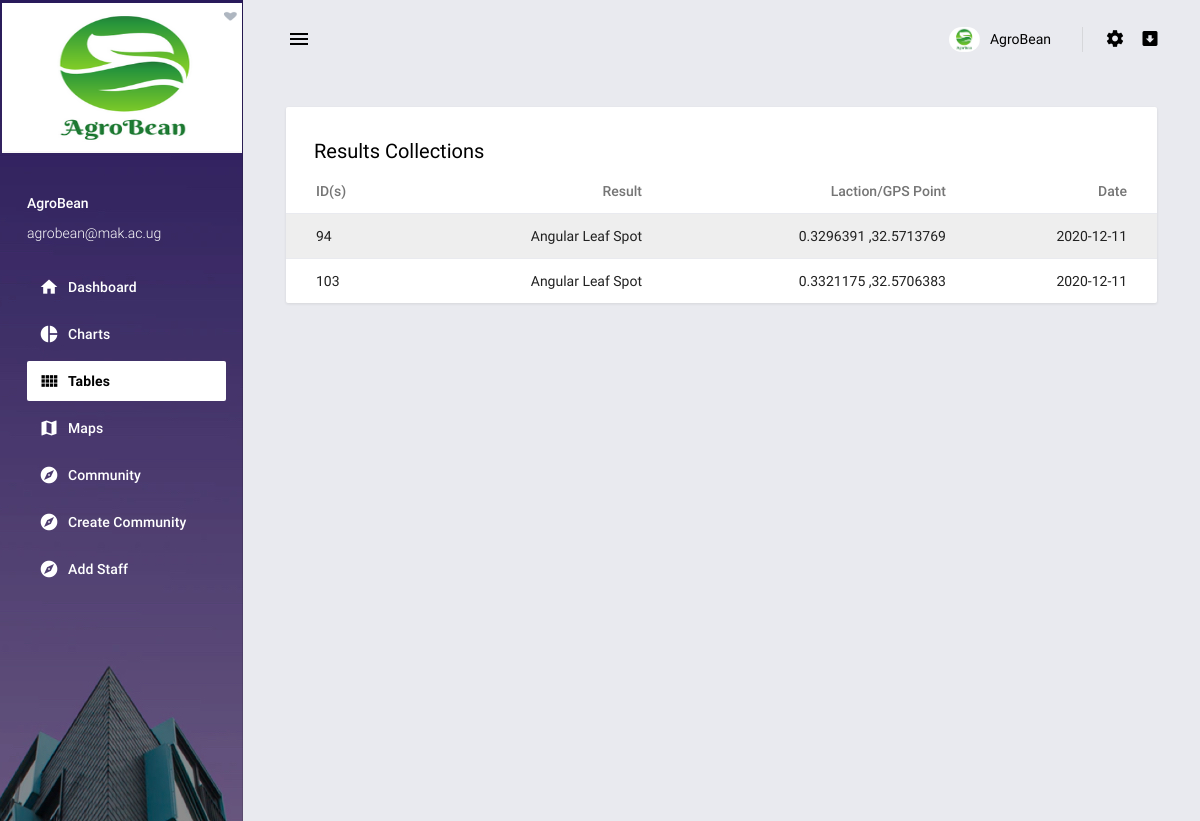
/tables, run on an earlier commit of the app's database.
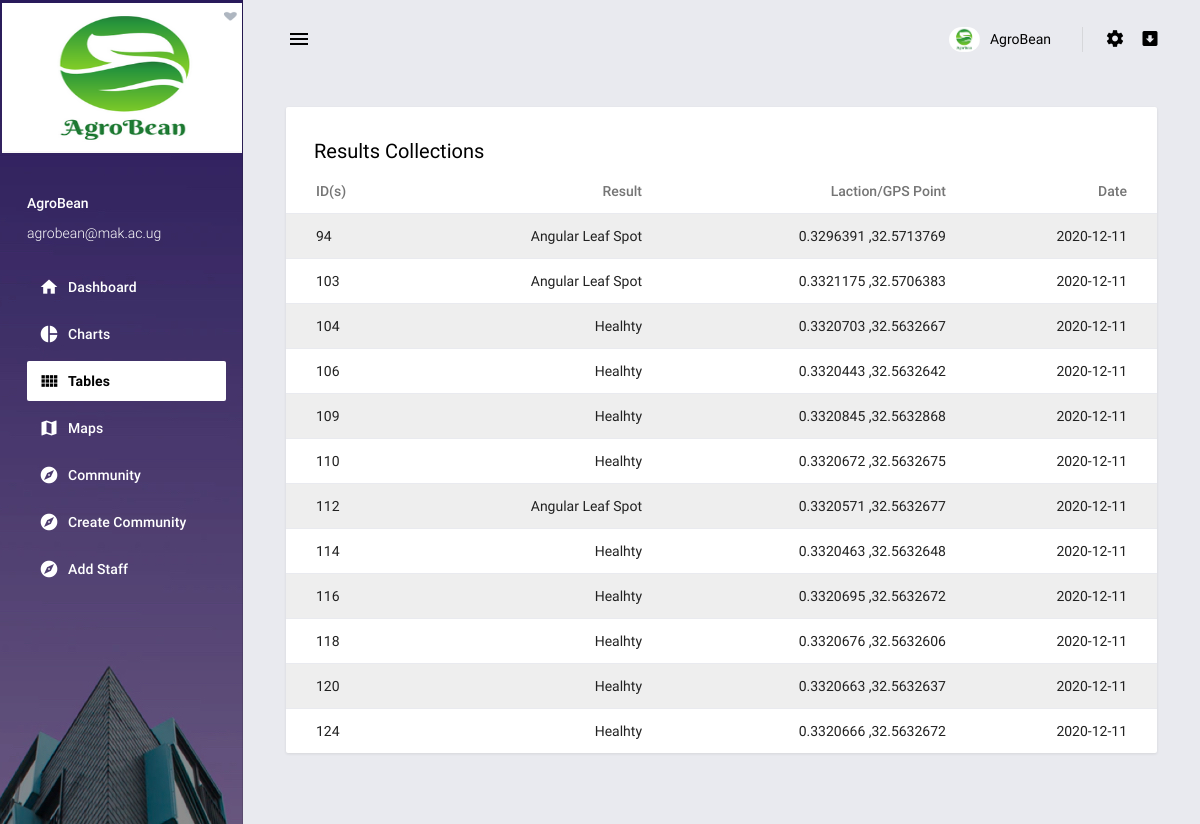
And on a later commit of the database.
### tables this page shows
CREATE TABLE "agrobean_results" (
	`id`	INTEGER,
	`result`	TEXT,
	`location`	TEXT,
	`date`	INTEGER,
	PRIMARY KEY(`id`)
);

### app.py (the view)
@app.route('/tables',methods=['GET','POST'])
def tables():
    results=db_connect.execute('select * from agrobean_results')
    return render_template('basic-tables.html',tables=results)

### templates/basic-tables.html (shortened to what this page needs)
{% extends "base.html" %}
{% block content %}
        <main class="content-wrapper">
          <div class="mdc-layout-grid">
            <div class="mdc-layout-grid__inner">
              <div class="mdc-layout-grid__cell stretch-card mdc-layout-grid__cell--span-12">
                <div class="mdc-card p-0">
                  <h6 class="card-title card-padding pb-0">Results Collections</h6>
                  <div class="table-responsive">
                    <table class="table table-striped">
                      <thead>
                        <tr>
                          <th class="text-left">ID(s)</th>
                          <th>Result</th>
                          <th>Laction/GPS Point</th>
                          <th>Date</th>
                        </tr>
                      </thead>
                      <tbody>
                      {% for table in tables %}
                        <tr>
                          <td class="text-left">{{table[0]}}</td>
                          <td>{{table[1]}}</td>
                          <td>{{table[2]}}</td>
                          <td>{{table[3]}}</td>
                        </tr>
                       {% endfor %}
                      </tbody>
                    </table>
                  </div>
                </div>
              </div>
            </div>
          </div>
        </main>
{% endblock %}

### templates/base.html (shortened to what this page needs)
<!DOCTYPE html>
<html lang="en">
<head>
  <link rel="stylesheet" href="{{url_for('static',filename='assets/vendors/mdi/css/materialdesignicons.min.css')}}">
  <link rel="stylesheet" href="{{url_for('static',filename='assets/vendors/css/vendor.bundle.base.css')}}">
  <link rel="stylesheet" href="{{url_for('static',filename='assets/vendors/flag-icon-css/css/flag-icon.min.css')}}">
  <link rel="stylesheet" href="{{url_for('static',filename='assets/vendors/jvectormap/jquery-jvectormap.css')}}">
  <link rel="stylesheet" href="{{url_for('static',filename='assets/css/demo/style.css')}}">
</head>
<body>
  <div class="body-wrapper">
    <aside class="mdc-drawer mdc-drawer--dismissible mdc-drawer--open">
      <div class="mdc-drawer__header">
        <a href="{{url_for('index')}}" class="brand-logo">
          <img src="{{url_for('static',filename='assets/images/logo3.png')}}" alt="logo" style="width:250px;height:150px;margin-left:-25px;margin-top:-25px;">
        </a>
      </div>
      <div class="mdc-drawer__content">
        <div class="user-info">
          <p class="name">AgroBean</p>
          <p class="email">agrobean@mak.ac.ug</p>
        </div>
        <div class="mdc-list-group">
          <nav class="mdc-list mdc-drawer-menu">
            <div class="mdc-list-item mdc-drawer-item">
              <a class="mdc-drawer-link" href="{{url_for('index')}}">
                <i class="material-icons mdc-list-item__start-detail mdc-drawer-item-icon" aria-hidden="true">home</i>
                Dashboard
              </a>
            </div>
            <div class="mdc-list-item mdc-drawer-item">
              <a class="mdc-drawer-link" href="{{url_for('charts')}}">
                <i class="material-icons mdc-list-item__start-detail mdc-drawer-item-icon" aria-hidden="true">pie_chart</i>
                Charts
              </a>
            </div>
              <div class="mdc-list-item mdc-drawer-item">
              <a class="mdc-drawer-link" href="{{url_for('tables')}}">
                <i class="material-icons mdc-list-item__start-detail mdc-drawer-item-icon" aria-hidden="true">view_comfy</i>
                Tables
              </a>
            </div>
            <div class="mdc-list-item mdc-drawer-item">
              <a class="mdc-drawer-link" href="{{url_for('maps')}}">
                <i class="material-icons mdc-list-item__start-detail mdc-drawer-item-icon" aria-hidden="true">map</i>
                  Maps
              </a>
            </div>
              <div class="mdc-list-item mdc-drawer-item">
              <a class="mdc-drawer-link" href="https://visionhospital.000webhostapp.com/view_article.php" target="_blank">
                <i class="material-icons mdc-list-item__start-detail mdc-drawer-item-icon" aria-hidden="true">explore</i>
                  Community
              </a>
            </div>
            <div class="mdc-list-item mdc-drawer-item">
              <a class="mdc-drawer-link" href="https://visionhospital.000webhostapp.com/upload.php" target="_blank">
                <i class="material-icons mdc-list-item__start-detail mdc-drawer-item-icon" aria-hidden="true">explore</i>
                  Create Community
              </a>
            </div>
            <div class="mdc-list-item mdc-drawer-item">
              <a class="mdc-drawer-link" href="{{url_for('register_staff')}}">
                <i class="material-icons mdc-list-item__start-detail mdc-drawer-item-icon" aria-hidden="true">explore</i>
                  Add Staff
              </a>
            </div>
          </nav>
        </div>
      </div>
    </aside>
    <div class="main-wrapper mdc-drawer-app-content">
      <header class="mdc-top-app-bar">
        <div class="mdc-top-app-bar__row">
          <div class="mdc-top-app-bar__section mdc-top-app-bar__section--align-start">
            <button class="material-icons mdc-top-app-bar__navigation-icon mdc-icon-button sidebar-toggler">menu</button>
          </div>
          <div class="mdc-top-app-bar__section mdc-top-app-bar__section--align-end mdc-top-app-bar__section-right">
            <div class="menu-button-container menu-profile d-none d-md-block">
              <button class="mdc-button mdc-menu-button">
                <span class="d-flex align-items-center">
                  <span class="figure">
                    <img src="{{url_for('static',filename='assets/images/logo3.png')}}" alt="user" class="user">
                  </span>
                  <span class="user-name">AgroBean</span>
                </span>
              </button>
            </div>
            <div class="menu-button-container d-none d-md-block">
              <button class="mdc-button mdc-menu-button">
                <i class="mdi mdi-settings"></i>
              </button>
            </div>
            <div class="menu-button-container d-none d-md-block">
              <button class="mdc-button mdc-menu-button">
                <i class="mdi mdi-arrow-down-bold-box"></i>
              </button>
            </div>
          </div>
        </div>
      </header>
      <div class="page-wrapper mdc-toolbar-fixed-adjust">
        {% block content %}
        {% endblock %}
        <footer>
          <div class="mdc-layout-grid">
          </div>
        </footer>
      </div>
    </div>
  </div>
</body>
</html>

What changed in the data, as far as the page shows it:
added agrobean_results: id "104", result "Healhty", location "0.3320703 ,32.5632667", date "2020-12-11"
added agrobean_results: id "106", result "Healhty", location "0.3320443 ,32.5632642", date "2020-12-11"
added agrobean_results: id "109", result "Healhty", location "0.3320845 ,32.5632868", date "2020-12-11"
added agrobean_results: id "110", result "Healhty", location "0.3320672 ,32.5632675", date "2020-12-11"
added agrobean_results: id "112", result "Angular Leaf Spot", location "0.3320571 ,32.5632677", date "2020-12-11"
added agrobean_results: id "114", result "Healhty", location "0.3320463 ,32.5632648", date "2020-12-11"
added agrobean_results: id "116", result "Healhty", location "0.3320695 ,32.5632672", date "2020-12-11"
added agrobean_results: id "118", result "Healhty", location "0.3320676 ,32.5632606", date "2020-12-11"
added agrobean_results: id "120", result "Healhty", location "0.3320663 ,32.5632637", date "2020-12-11"
added agrobean_results: id "124", result "Healhty", location "0.3320666 ,32.5632672", date "2020-12-11"
